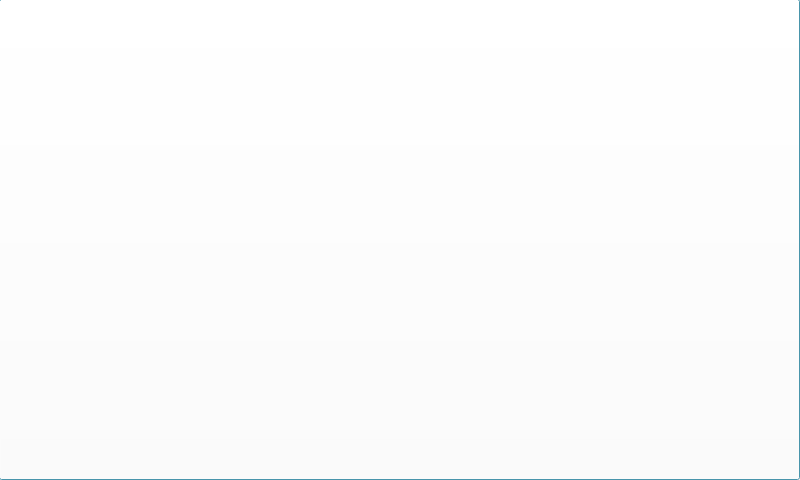
<?xml version="1.0" encoding="UTF-8"?>
<ui version="4.0">
 <class>MainWindow</class>
 <widget class="QMainWindow" name="MainWindow">
  <property name="geometry">
   <rect>
    <x>0</x>
    <y>0</y>
    <width>800</width>
    <height>480</height>
   </rect>
  </property>
  <property name="windowTitle">
   <string>MainWindow</string>
  </property>
  <widget class="QWidget" name="centralwidget">
   <widget class="QPushButton" name="pushButton_Main">
    <property name="geometry">
     <rect>
      <x>-1</x>
      <y>-1</y>
      <width>801</width>
      <height>481</height>
     </rect>
    </property>
    <property name="sizePolicy">
     <sizepolicy hsizetype="Minimum" vsizetype="Fixed">
      <horstretch>0</horstretch>
      <verstretch>0</verstretch>
     </sizepolicy>
    </property>
    <property name="palette">
     <palette>
      <active>
       <colorrole role="Button">
        <brush brushstyle="SolidPattern">
         <color alpha="255">
          <red>255</red>
          <green>255</green>
          <blue>255</blue>
         </color>
        </brush>
       </colorrole>
       <colorrole role="Base">
        <brush brushstyle="SolidPattern">
         <color alpha="255">
          <red>255</red>
          <green>255</green>
          <blue>255</blue>
         </color>
        </brush>
       </colorrole>
       <colorrole role="Window">
        <brush brushstyle="SolidPattern">
         <color alpha="255">
          <red>102</red>
          <green>208</green>
          <blue>240</blue>
         </color>
        </brush>
       </colorrole>
      </active>
      <inactive>
       <colorrole role="Button">
        <brush brushstyle="SolidPattern">
         <color alpha="255">
          <red>255</red>
          <green>255</green>
          <blue>255</blue>
         </color>
        </brush>
       </colorrole>
       <colorrole role="Base">
        <brush brushstyle="SolidPattern">
         <color alpha="255">
          <red>255</red>
          <green>255</green>
          <blue>255</blue>
         </color>
        </brush>
       </colorrole>
       <colorrole role="Window">
        <brush brushstyle="SolidPattern">
         <color alpha="255">
          <red>102</red>
          <green>208</green>
          <blue>240</blue>
         </color>
        </brush>
       </colorrole>
      </inactive>
      <disabled>
       <colorrole role="Button">
        <brush brushstyle="SolidPattern">
         <color alpha="255">
          <red>255</red>
          <green>255</green>
          <blue>255</blue>
         </color>
        </brush>
       </colorrole>
       <colorrole role="Base">
        <brush brushstyle="SolidPattern">
         <color alpha="255">
          <red>102</red>
          <green>208</green>
          <blue>240</blue>
         </color>
        </brush>
       </colorrole>
       <colorrole role="Window">
        <brush brushstyle="SolidPattern">
         <color alpha="255">
          <red>102</red>
          <green>208</green>
          <blue>240</blue>
         </color>
        </brush>
       </colorrole>
      </disabled>
     </palette>
    </property>
    <property name="styleSheet">
     <string notr="true">border-image: url(:/newPrefix/image/Mainjuicebro.jpg);</string>
    </property>
    <property name="text">
     <string/>
    </property>
   </widget>
  </widget>
 </widget>
 <resources>
  <include location="xz.qrc"/>
 </resources>
 <connections/>
</ui>
